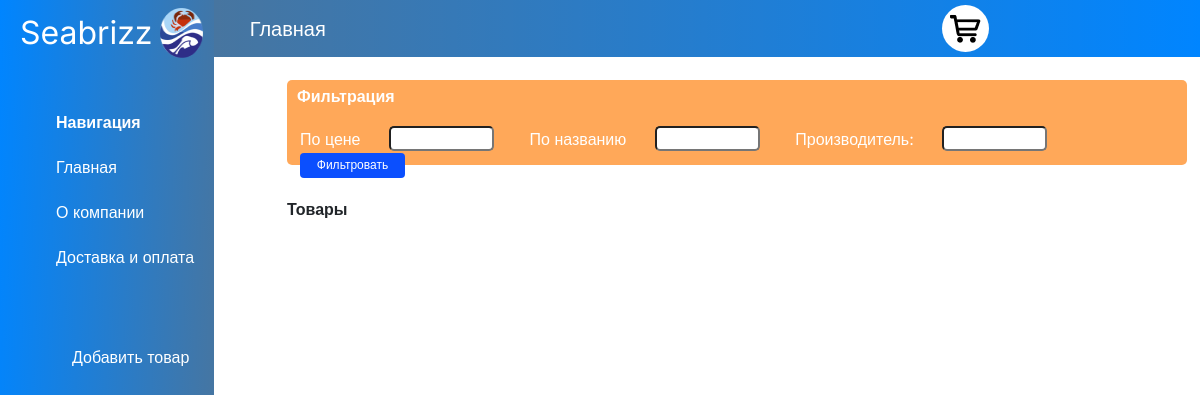
Before: / with the older database file.
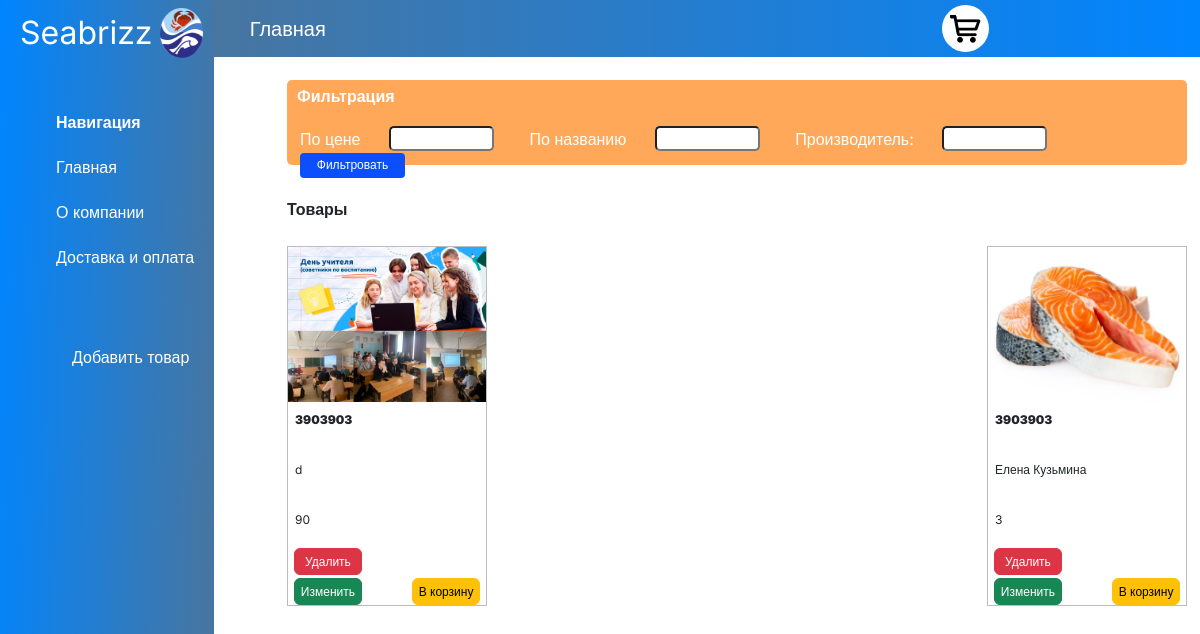
After: the same page with the newer database file.
### main/models.py (models this page shows, shortened)
class SeaFood(models.Model):
    name = models.CharField('Наименование', max_length=75)
    proiz = models.CharField('Производиьтель', max_length= 75)
    price = models.CharField('Цена', max_length=75)
    descr = models.TextField('Описание')
    photo = models.ImageField(upload_to='images/')
    quantity = models.IntegerField('Количество', default=0)
    objects = models.Manager()
    class Meta:
        verbose_name = 'Продукт'
        verbose_name_plural = 'Продукты'

### main/views.py (the view)
# urls.py: path('', views.index, name = "home")
def index(request):
    prod_item = SeaFood.objects.order_by('id')
    return render(request, 'main/index.html', {'prods': prod_item})

### main/templates/main/index.html
{% extends 'main/base.html' %}
{% load static %}
{% block content %}
        <div class="filter">
            <h2 class="filter__name">Фильтрация</h2>
            <form action="" class="filter__input">
                <label for="">По цене</label>
                <input type="text" value="">
                <label for="">По названию</label>
                <input type="text" value="">
                <label for="">Производитель:</label>
                <input type="text" value="">
                <button>Фильтровать</button>
            </form>
        </div>
        <h2 class="section__name">Товары</h2>
        <div class="products">
            {% for el in prods %}
            <div class="product">
                <img src=" {{ el.photo.url }} " alt="image">
                <p class="product__price">{{ el.price }}</p>
                <p class="product__name">{{ el.name }}</p>
                <p class="product__name">{{ el.quantity }}</p>
                <div class="produtcs__btns">
                    <button class="btn btn-danger">Удалить</button>
                    <button class="btn btn-success">Изменить</button>
                    <button class="btn btn-warning">В корзину</button>
                </div>
            </div>
            {% endfor %}
        </div>
{% endblock %}

### main/templates/main/base.html (shortened to what this page needs)
{% load static %}
<!DOCTYPE html>
<html lang="en">
<head>
    <link rel="stylesheet" href="{% static 'main/styles/style.css'%}">
     <link href="https://cdn.jsdelivr.net/npm/bootstrap@5.3.2/dist/css/bootstrap.min.css" rel="stylesheet">
</head>
<body>
    <div class="body">
        <aside>
            <div class="logo">
                <p>Seabrizz</p>
                <img src="{% static 'main/img/logo.png' %}" alt="">
            </div>
            <ul>
                <li><b>Навигация</b></li>
                <li><a href="{% url 'home'%}">Главная</a></li>
                <li><a href="{% url 'home'%}">О компании</a></li>
                <li><a href="{% url 'home'%}">Доставка и оплата</a></li>
                <li><img src="{% static 'main/img/plus.png' %}" alt=""><a href="{% url 'home'%}">Добавить товар</a></li>
            </ul>
        </aside>
        <header>
             <div class="header-wrapper">
                <h1>Главная</h1>
                <button><img src="{% static 'main/img/cart.png' %}" alt=""></button>
            </div>
        </header>
    </div>
     <div class="content">
     {% block content %}{% endblock %}
     </div>
</body>
</html>

### static/main/styles/style.css (style rules this page uses)
* { box-sizing: border-box; padding: 0; margin: 0; font-family: 'Inter', sans-serif; }
.body { display: flex; }
aside { background: linear-gradient(272deg, rgba(0, 64, 123, 0.72) 3.28%, #0085FF 99.88%); width: 260px; height: 100vh; }
header { background: linear-gradient(90deg, rgba(0, 64, 123, 0.72) 0%, #0085FF 100%); width: 100%; height: 57px; position: relative; }
.header-wrapper { display: flex; justify-content: space-between; width: 75%; height: 100%; margin-left: 36px; }
.header-wrapper h1 { font-size: 20px; font-weight: 300; margin: auto 0; color: #FFF; }
.header-wrapper button { width: 47px; height: 47px; border-radius: 50%; background-color: #FFF; border: none; margin: auto 0; }
.logo { display: flex; padding: 8px 0 52px 20px; }
.logo img { padding-left: 7px; width: 50px; height: 50px; }
.logo p { margin: auto 0; font-size: 32px; font-weight: 400; color: #FFF; }
aside li { list-style-type: none; padding-bottom: 21px; padding-left: 24px; color: #FFF; }
aside li:nth-child(5) { padding-top: 55px; display: flex; }
aside li a { color: #FFF; text-decoration: none; font-size: 16px; font-style: normal; font-weight: 400; }
.content { position: absolute; width: 75%; top: 80px; left: 287px; }
.filter { width: 100%; height: 85px; border-radius: 5px; background: rgba(255, 122, 0, 0.65); color: #FFF; }
.filter .filter__name, .section__name { font-size: 16px; font-weight: 700; padding: 7px 0 12px 10px; }
.section__name { padding: 35px 0 19px; }
.filter .filter__input { margin-left: 13px; }
.filter .filter__input label { font-size: 16px; padding-right: 24px; }
.filter .filter__input input, .filter .filter__input button { width: 105px; height: 25px; border-radius: 5px; margin-right: 31px; }
.filter .filter__input button { border-radius: 4px; background: #0B4FFE; color: #FFF; border: none; font-size: 12px; }
.products { width: 100%; display: flex; flex-wrap: wrap; justify-content: space-between; }
.products .product { width: 200px; border: 1px solid var(--Gray-4, #BDBDBD); }
.products .product img { width: 100%; height: 155px; }
.products .product p { font-size: 12px; padding-left: 7px; }
.products .product .product__price { font-weight: 900; padding-top: 9px; }
.products .product .product__name { font-weight: 400; padding-top: 16px; }
.products .product .produtcs__btns { display: flex; flex-wrap: wrap; justify-content: space-between; width: 94%; margin: 0 auto; }
.products .product .produtcs__btns button { width: 68px; height: 27px; font-size: 12px; padding: 0; font-weight: 400; margin-top: 3px; }
.products .product .produtcs__btns button:nth-child(1) { margin-right: 100px; }

Changed rows visible on the page:
added SeaFood: photo (picture), price "3903903", name "d", quantity "90"
added SeaFood: photo (picture), price "3903903", name "Елена Кузьмина", quantity "3"
